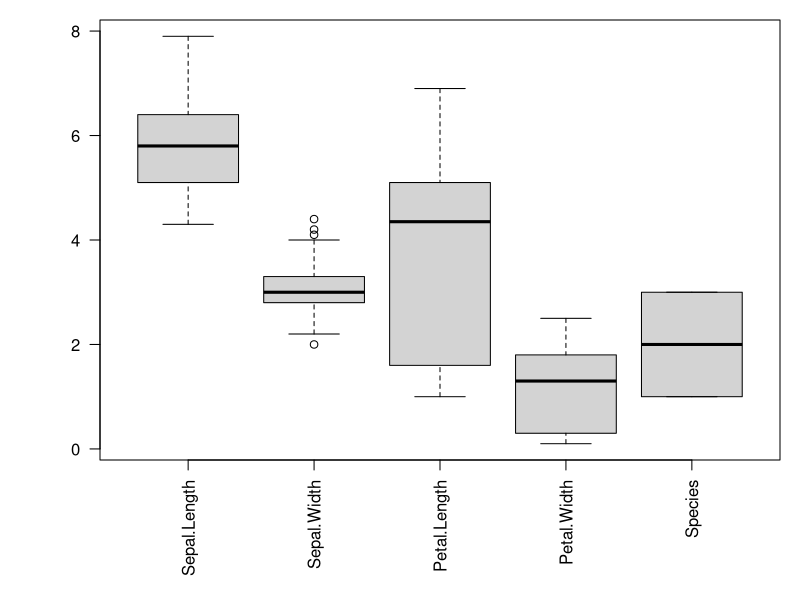
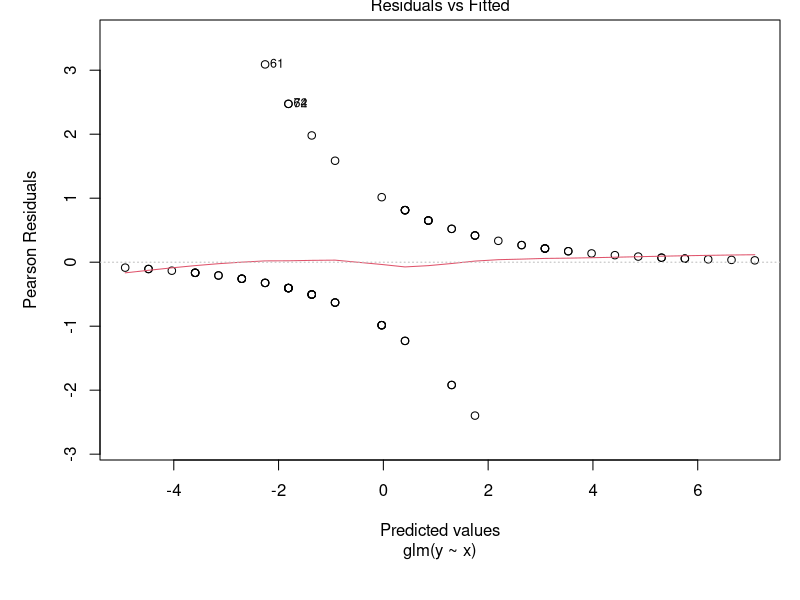
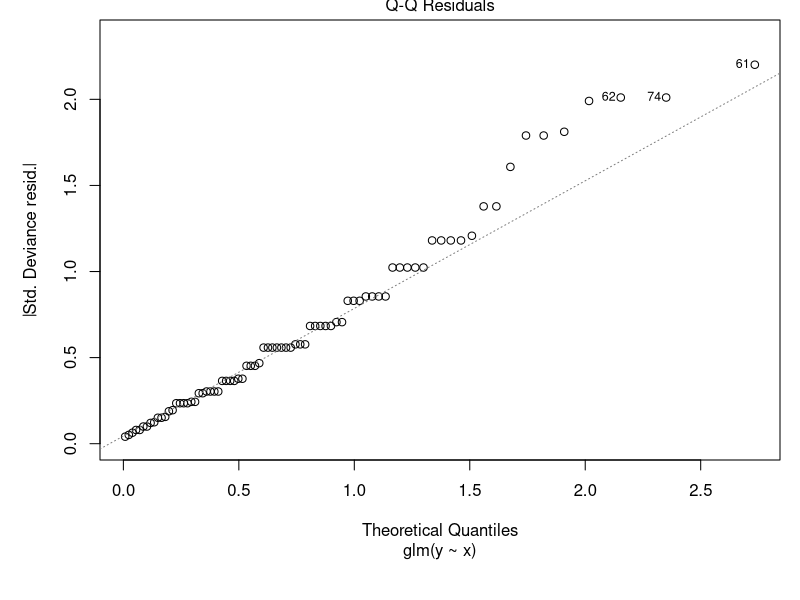
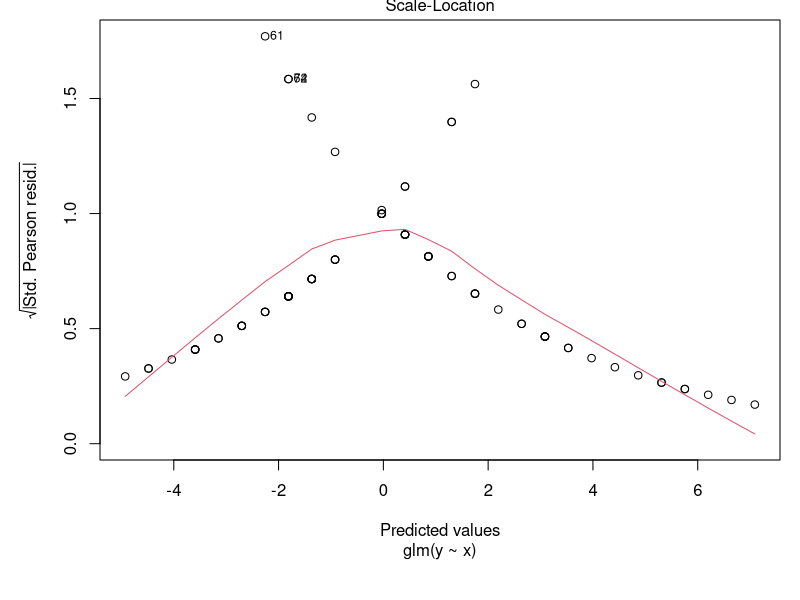
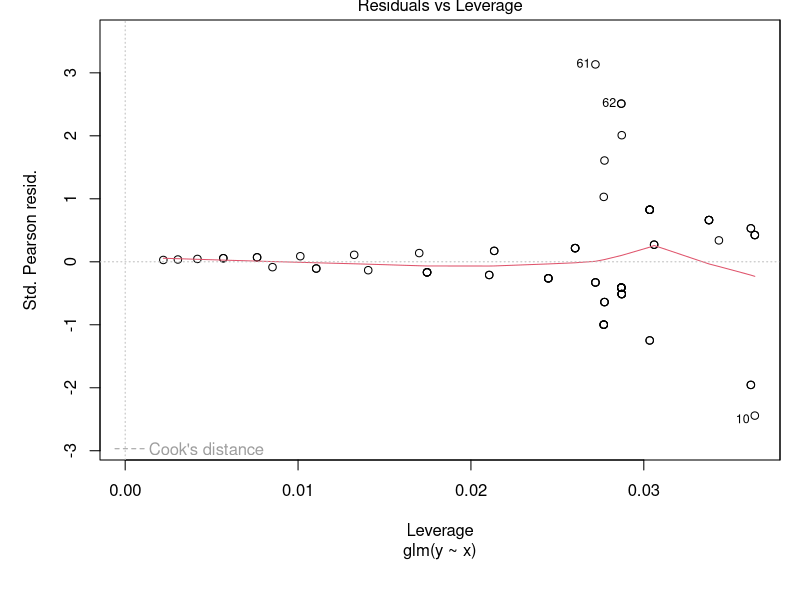
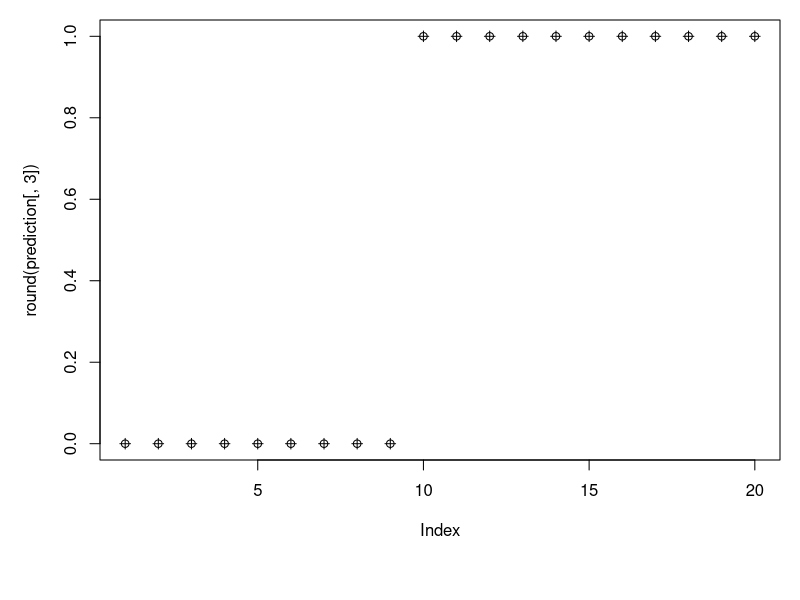

R code for these plots, in order:
set.seed(10)
library(datasets)
data(iris)
data <- iris
summary(data)
head(data)
# data frame with 150 observations and 5 variables
# the first 4 variables give information about plant
# attributes in centimeters
# the last one give us the name of plant species
levels(data$Species) # 3 levels
par(mar = c(7, 5, 1, 1)) # more space to labels
boxplot(data, las = 2)
sum(is.na(data)) # checking if the data set has NA
# No missing data in this data set!
data1 <- data[1:100, ] # excluding the last
# 50 observations (virginica)
# binary study
samp <- sample(1:100, 80)
data_test <- data1[samp, ] # creating test data (80%)
data_control <- data1[-samp, ]
y <- data_test$Species
x <- data_test$Sepal.Length
fit1 <- glm(y ~ x, family = "binomial")
summary(fit1)
plot(fit1)
newdata <- data.frame(x = data_control$Sepal.Length)
predicted_val <- predict(fit1, newdata,
    type = "response"
)
prediction <- data.frame(
    data_control$Sepal.Length,
    data_control$Species, predicted_val
)
prediction
x_bi <- rep(0, 20)
for (i in 1:20)
{
    if (data_control$Species[i] ==
        "versicolor") {
        x_bi[i] <- 1
    }
}
plot(round(prediction[, 3]))
points(x_bi, pch = 3)
